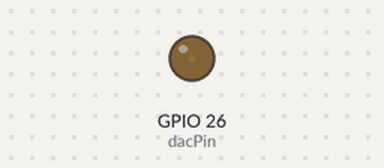
Bench run of a sketch on a simulated ESP32. Shown: output pins drawn as LEDs (lit = HIGH).

Above: at 0.05 s.
At 1.15 s:
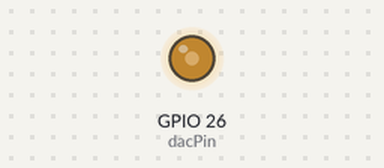
At 2.3 s:
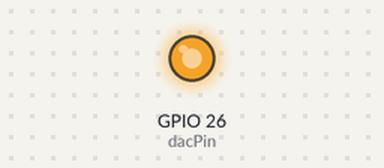
At 4.55 s:
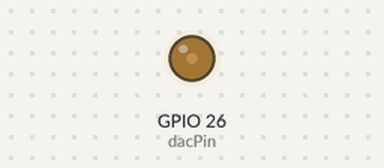
Timing chart, 0 to 6.7 s (numbered marks = the images above):
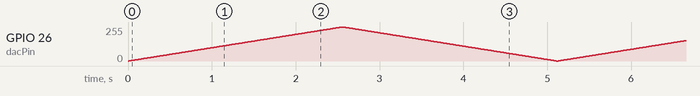

The sketch:

11_DAC.ino
```cpp
// LED Brightness Control using ESP32 DAC (GPIO26)

#define dacPin 26  // Only GPIO25 or GPIO26 can be used as DAC pins

void setup() {
  // No setup needed for DAC; it’s ready to use automatically
}

void loop() {
  // Fade LED brightness UP (0 → 255)
  for (int i = 0; i <= 255; i++) {
    dacWrite(dacPin, i);  // Increase output voltage (LED gets brighter)
    delay(10);
  }

  // Fade LED brightness DOWN (255 → 0)
  for (int i = 255; i >= 0; i--) {
    dacWrite(dacPin, i);  // Decrease output voltage (LED dims)
    delay(10);
  }
}
```
